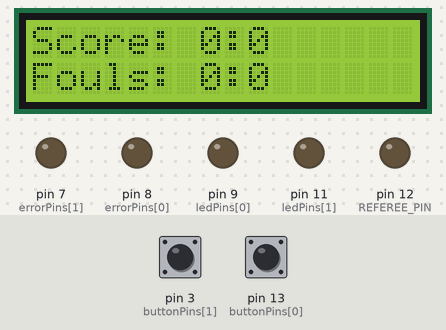
The program below on a simulated Arduino Uno, built with avr-gcc and run on an emulated ATmega328P. Parts: 16×2 character LCD, output pins drawn as LEDs (lit = HIGH). The test bench sets the inputs (shaded band); at power-on: pin 3 (buttonPins[1]) HIGH, pin 13 (buttonPins[0]) HIGH. Random numbers use the default seed unless the program sets one.

Above: at 1.2 s.
1.3 s: pin 3 (buttonPins[1]) pulled LOW for 3.2 s
At 1.8 s:
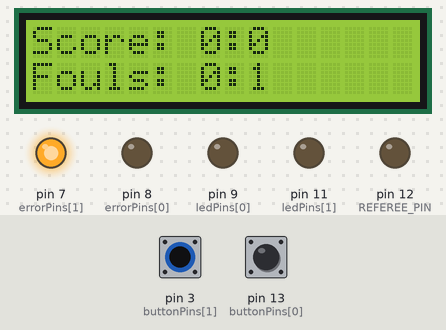
6.0 s: pin 3 (buttonPins[1]) pulled LOW for 3.2 s
At 7.3 s:
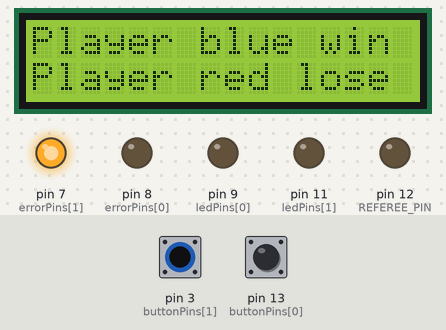
12.2 s: pin 13 (buttonPins[0]) pulled LOW for 0.15 s
At 12.9 s:
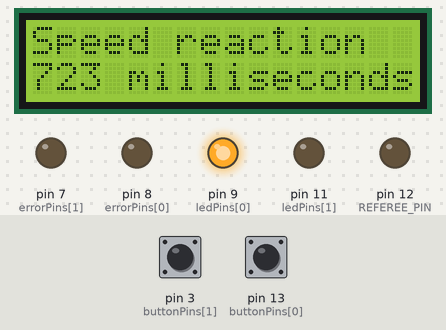
14.7 s: pin 13 (buttonPins[0]) pulled LOW for 1 s
At 15.5 s:
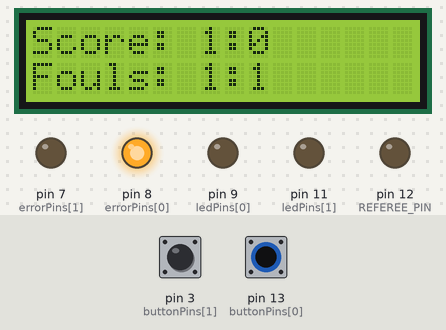
17.2 s: pin 3 (buttonPins[1]) driven LOW and pin 13 (buttonPins[0]) driven LOW
At 17.5 s:
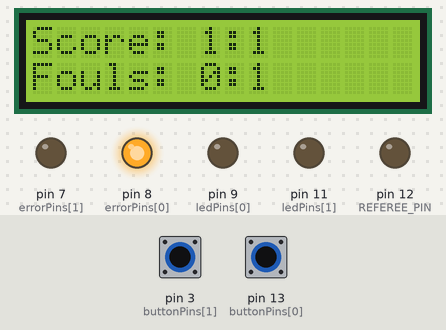
20.2 s: pin 13 (buttonPins[0]) driven HIGH
At 21.0 s:
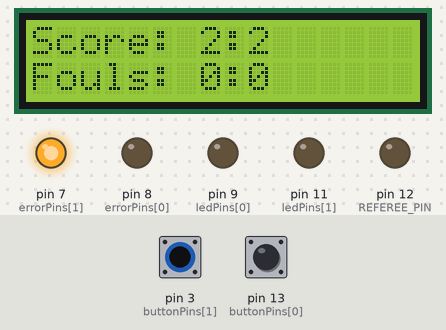
Timing chart, 0 to 23.2 s (numbered marks = the images above; inputs shaded):
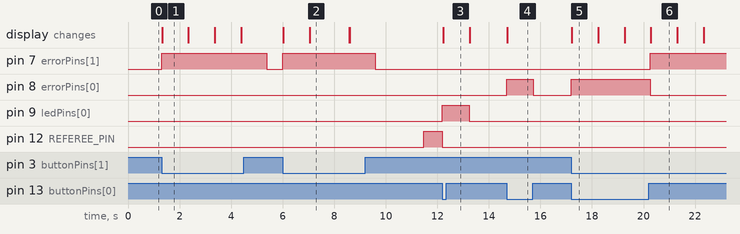

The program:

main.cpp
```cpp
#include <Arduino.h>
#include <LiquidCrystal_I2C.h>
#include <stdio.h>

#define REFEREE_PIN   12
#define PLAYER_COUNT  2

unsigned int buttonPins[PLAYER_COUNT] = {13, 3};
unsigned int ledPins[PLAYER_COUNT] = {9, 11};
unsigned int errorPins[PLAYER_COUNT] = {8, 7};

unsigned int wins[PLAYER_COUNT] = {0, 0};
unsigned int fouls[PLAYER_COUNT] = {0, 0};

LiquidCrystal_I2C lcd(0x27, 16, 2);
char first_line_lcd[17];
char second_line_lcd[17];

void print_reaction(unsigned long pressed_time, unsigned long current_time) {
    lcd.clear();
    lcd.print("Speed reaction");

    lcd.setCursor(0, 1);
    sprintf(second_line_lcd, "%lu milliseconds", pressed_time - current_time);
    lcd.print(second_line_lcd);
    delay(1000);
}

void redraw_lcd() {
    lcd.clear();
    sprintf(first_line_lcd, "Score: %u:%u", wins[0], wins[1]);
    lcd.print(first_line_lcd);

    lcd.setCursor(0, 1);
    sprintf(second_line_lcd, "Fouls: %u:%u", fouls[0], fouls[1]);
    lcd.print(second_line_lcd);
}

void set_start_state() {
    lcd.clear();
    lcd.print("Score: 0:0");
    lcd.setCursor(0, 1);
    lcd.print("Fouls: 0:0");
}

void end_game(int winner) {
    if (winner) {
        sprintf(first_line_lcd, "Player red win");
        sprintf(second_line_lcd, "Player blue lose");
    } else {
        sprintf(first_line_lcd, "Player blue win");
        sprintf(second_line_lcd, "Player red lose");
    }

    lcd.clear();
    lcd.print(first_line_lcd);

    lcd.setCursor(0, 1);
    lcd.print(second_line_lcd);

    for (int i = 0; i < PLAYER_COUNT; ++i) {
        wins[i] = 0;
        fouls[i] = 0;
    }

    delay(1500);
    set_start_state();
}

void check_win(int player) {
    if (wins[player] == 3) {
        end_game(player);
    } else {
        redraw_lcd();
        delay(1000);
    }
}

void setup() {
    /* set up LCD*/
    lcd.init();
    lcd.backlight();
    set_start_state();

    Serial.begin(9600);
    pinMode(REFEREE_PIN, OUTPUT);
    for (int player = 0; player < PLAYER_COUNT; ++player) {
        pinMode(ledPins[player], OUTPUT);
        pinMode(errorPins[player], OUTPUT);
        pinMode(buttonPins[player], INPUT_PULLUP);
    }
}


void loop() {
    unsigned long start_game_time = millis();
    unsigned long interval = random(1000, 3000); // random interval which referee (light in my case) waiting before give signal
    unsigned long current_time = millis();

    /* checking false start */
    while (current_time - start_game_time < interval) {
        for (int player = 0; player < PLAYER_COUNT; ++player) {
            if (!digitalRead(buttonPins[player])) {
                digitalWrite(errorPins[player], HIGH);
                fouls[player]++;

                if (fouls[player] == 2) {
                    fouls[player] = 0;
                    wins[!player]++;
                }
                check_win(!player);

                digitalWrite(errorPins[player], LOW);
                return;
            }
        }

        current_time = millis();
    }

    digitalWrite(REFEREE_PIN, HIGH);
    current_time = millis();
    unsigned long pressed_time;

    /* checking button click */
    for (int player = 0; ; player = (player + 1) % 2) {
        if (!digitalRead(buttonPins[player])) {
            pressed_time = millis();
            digitalWrite(REFEREE_PIN, LOW);
            digitalWrite(ledPins[player], HIGH);

            if (pressed_time - current_time < 999) {
                print_reaction(pressed_time, current_time);
            }

            wins[player]++;
            digitalWrite(ledPins[player], LOW);
            check_win(player);
            break;
        }
    }
}
```

Measured:
- after the input at 1.3 s, pin 7 (errorPins[1]): LOW → HIGH at once, → LOW 4.1 s later; the display: changes at once (image 1)
- after the input at 6.0 s, pin 7 (errorPins[1]): LOW → HIGH at once, → LOW 3.6 s later; the display: first changes at once (image 2 shows a later state)
- after the input at 12.2 s, pin 9 (ledPins[0]): LOW → HIGH at once, → LOW 1.0 s later; pin 12 (REFEREE_PIN): HIGH → LOW at once; the display: changes at once (image 3)
- after the input at 14.7 s, pin 8 (errorPins[0]): LOW → HIGH at once, → LOW 1.0 s later; the display: changes at once (image 4)
- after the input at 17.2 s, pin 8 (errorPins[0]): LOW → HIGH at once; the display: changes at once (image 5)
- after the input at 20.2 s, pin 7 (errorPins[1]): LOW → HIGH after 0.07 s; pin 8 (errorPins[0]): HIGH → LOW after 0.07 s
- what the display in image 1 shows lasts 1.0 s, from 1.3 s to 2.3 s
